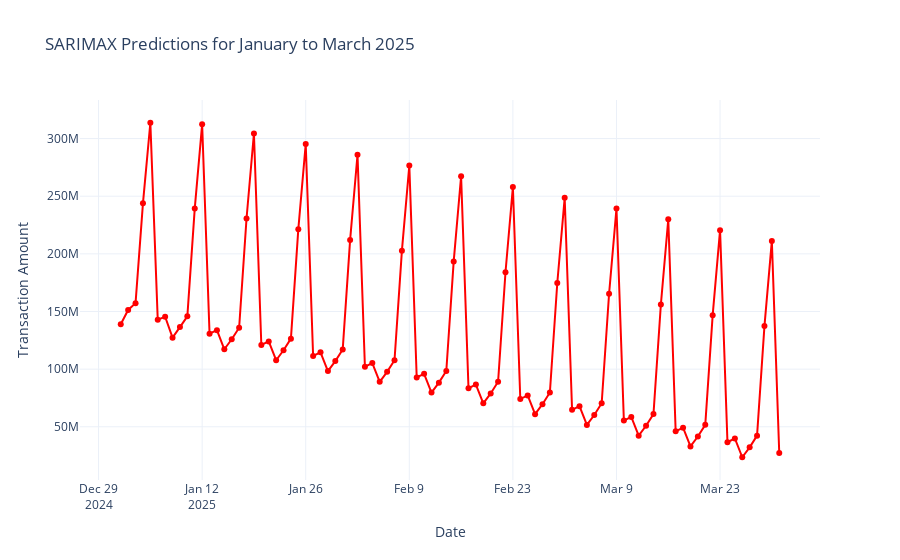

Write notebook code for a chart like this one.
### Code cell
# Define the holidays and their dates
holidays_2025 = pd.DataFrame({
	'Date': pd.to_datetime(['2025-01-14', '2025-02-27', '2025-03-13', '2025-03-14', '2025-03-31']),
	'Holiday': ['Makar Sankranti', 'Maha Shivratri', 'Holika Dahan', 'Holi', 'Eid-ul-Fitr']
})

# Create exogenous variables for January to March 2025
january_to_march_2025_exog = pd.DataFrame({
	'is_salary_day': [1 if day <= 8 else 0 for day in range(1, 32)] + 
					 [1 if day <= 8 else 0 for day in range(1, 29)] + 
					 [1 if day <= 8 else 0 for day in range(1, 32)],
	'is_holiday': [1 if pd.Timestamp(f'2025-{month:02d}-{day:02d}') in holidays_2025['Date'].values else 0 
				   for month, days in zip([1, 2, 3], [31, 28, 31]) for day in range(1, days + 1)]
})

# Ensure 'Date' column exists in the exogenous variables DataFrame
january_to_march_2025_exog['Date'] = pd.date_range(start='2025-01-01', end='2025-03-31', freq='D')

# Predict January to March 2025 using the SARIMAX model
january_to_march_2025_forecast = pd.DataFrame({
	'Date': pd.date_range(start='2025-01-01', end='2025-03-31', freq='D'),
	'SARIMAX_Forecast': Sarimax_model_fit.get_forecast(steps=90, exog=january_to_march_2025_exog[['is_salary_day', 'is_holiday']]).predicted_mean
})

# Create a comparison graph
fig = go.Figure()

# Add SARIMAX predictions
fig.add_trace(go.Scatter(
	x=january_to_march_2025_forecast['Date'],
	y=january_to_march_2025_forecast['SARIMAX_Forecast'],
	mode='lines+markers',
	name='SARIMAX Predictions',
	line=dict(color='red')
))

# Customize the layout
fig.update_layout(
	title='SARIMAX Predictions for January to March 2025',
	xaxis_title='Date',
	yaxis_title='Transaction Amount',
	legend_title='Model',
	template='plotly_white'
)

# Show the graph
fig.show()
